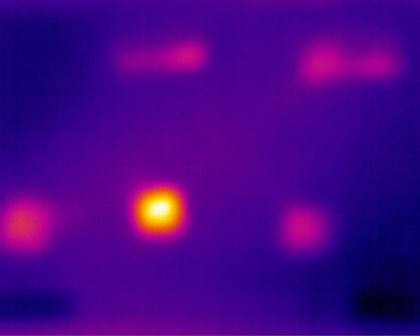
%> input picture IRsegment/o1.jpg, 420 x 336 px, shrunk from 984 x 788 before the run
$ octave region_splitting.m   (GNU Octave 9; MATLAB toolbox functions it lacks are replaced by stand-ins)
%> lines starting %> are read from the running program, lines starting %| are printed output that depends on the picture
%% Region splitting and merging
img=imread('o1.jpg');
%> img is the input picture: size 336x420x3 uint8; mean R, G, B 71.8, 2.9, 133.7
subplot(1,2,1); %The image display is divided into one row and two columns, and a coordinate system is created on the first graph on the left
imshow(img); %Show the original image
[M,N]=size(img);%The image size is stored in the array
%> M = 336; N = 1260
divide_range=70;
merge_range=40;
Seg_matrix(1,12)=0;
Seg_matrix(1,2:6)=1;
Seg_matrix(1,4)=N;
Seg_matrix(1,6)=M;
Seg_matrix(1,9)=0;
%************ Segment Algorihm *************
seg=1;
seg_tot=1;
while seg<=seg_tot
left=Seg_matrix(seg,3);%=1
right=Seg_matrix(seg,4);%=N
up=Seg_matrix(seg,5); %=1
down=Seg_matrix(seg,6);%=M
if abs(left-right)>1&&abs(up-down)>1
tot_gray_sum=0;
single_segment=1;
for p=up:down
for q=left:right
if p==up&&q==left
%The gray value of the pixel is assigned to tot gray sum
tot_gray_sum=double(img(p,q));
pixel_count=1;
else
%The average value of the gray level of pixel in the region is obtained
average=tot_gray_sum/pixel_count;
if abs(average-double(img(p,q)))>divide_range
single_segment=0;
break;
end
tot_gray_sum=tot_gray_sum+double(img(p,q));
pixel_count=pixel_count+1;%The number of pixels
end
end
if single_segment==0
break;
end
end
%*********************divide segment ****************
if single_segment==0
seg_tot=seg_tot+1;
Seg_matrix(seg,2)=0; % Not using
Seg_matrix(seg_tot:seg_tot+3,2)=1;%using==yes
Seg_matrix(seg_tot:seg_tot+3,9)=2;%All will connection to two segments
mid_x=left+floor((right-left)/2)-1;
mid_y=up+floor((down-up)/2)-1;
% seglLUSplit the upper left part
Seg_matrix(seg_tot,3:6)=[left mid_x up mid_y];
cell_array(seg_tot,1)={seg_tot+1};% 2
cell_array(seg_tot,2)={seg_tot+2};% 3
% seg2 RUSplit the upper right part
seg_tot=seg_tot+1;
Seg_matrix(seg_tot,3:6)=[mid_x+1 right up mid_y];
cell_array(seg_tot,1)={seg_tot-1};% 1
cell_array(seg_tot,2)={seg_tot+2};% 4
% seg3 LD Split left lower part
seg_tot=seg_tot+1;
Seg_matrix(seg_tot,3:6)=[left mid_x mid_y+1 down];
cell_array(seg_tot,1)={seg_tot-2};% 1
cell_array(seg_tot,2)={seg_tot+1};%4
% seg4 RD Split right lower part
seg_tot=seg_tot+1;
Seg_matrix(seg_tot,3:6)=[mid_x+1 right mid_y+1 down];
cell_array(seg_tot,1)={seg_tot-2};%2
cell_array(seg_tot,2)={seg_tot-1};%3


old_conection=Seg_matrix(seg,9);
for o_c=1:old_conection
con_seg=cell_array{seg,o_c};
if Seg_matrix(con_seg,2)~=0
B1(1:4)=Seg_matrix(con_seg,3:6);
for child_seg=seg_tot:-1:seg_tot-3
    B2(1:4)=Seg_matrix(child_seg,3:6);
if B2(2)+1<B1(1)|| B1(2)+1<B2(1)||B2(4)+1<B1(3)|| B1(4)+1<B2(3)
else
if (B2(2)+1==B1(1)||B1(2)+1==B2(1))&&(B2(4)+1==B1(3)||B1(4)+1==B2(3))
else
Seg_matrix(child_seg,9)=Seg_matrix(child_seg,9)+1;% Updating child connection
cell_array(child_seg,Seg_matrix(child_seg,9))={con_seg};
Seg_matrix(con_seg,9)=Seg_matrix(con_seg,9)+1;%Updating connected segments
cell_array(con_seg,Seg_matrix(con_seg,9))={child_seg};
end
end
end
end
end
else
Seg_matrix(seg,7)=tot_gray_sum;
Seg_matrix(seg,8)=pixel_count;
end
else
tot_gray_sum=0;
pixel_count=1;
for p=up:down
for q=left:right
tot_gray_sum=tot_gray_sum+double(img(p,q));
pixel_count=pixel_count+1;
end
end
Seg_matrix(seg,7)=tot_gray_sum;
Seg_matrix(seg,8)=pixel_count-1;
end
seg=seg+1;
end
%> this loop made 1557 passes
%> (left, right, up, down, mid_x, mid_y, old_conection) on passes 9, 10, 12, 14, 15, 17, 18, 19, 20, 21, 24, 25: (315, 629, 84, 167, 471, 124, 8), (630, 944, 1, 83, 786, 41, 5), (630, 944, 84, 167, 786, 124, 9), (1, 314, 168, 251, 156, 208, 3), (315, 629, 168, 251, 471, 208, 9), (315, 629, 252, 336, 471, 293, 6), (630, 944, 168, 251, 786, 208, 8), (945, 1260, 168, 251, 1101, 208, 5), (630, 944, 252, 336, 786, 293, 7), (945, 1260, 252, 336, 1101, 293, 6), (1, 156, 42, 83, 77, 61, 3), (157, 314, 42, 83, 234, 61, 7)
%> (left, right, up, down) on passes 11, 13, 16, 22, 23, 27: (945, 1260, 1, 83), (945, 1260, 84, 167), (1, 314, 252, 336), (1, 156, 1, 41), (157, 314, 1, 41), (472, 629, 1, 41)
%> after the loop, B1 = [844 864 330 336]; B2 = [838 839 334 334]; average = 1.33; cell_array = 46710 items; con_seg = 641; mid_x = 839; mid_y = 334; old_conection = 3; pixel_count = 9; seg = 1558; seg_tot = 1557; single_segment = 0; tot_gray_sum = 871
%***************************meargealgorithm****************************
cnt=0;
for seg=1:seg_tot
if Seg_matrix(seg,1:2)==[0 1]
curr_gry_sum=Seg_matrix(seg,7);
curr_pxl_cnt=Seg_matrix(seg,8);
cnt=cnt+1;
Seg_matrix(seg,10)=cnt;
loop_flag=1;
curr_seg=seg;
Seg_matrix(curr_seg,11)=0;
Seg_matrix(seg,1)=1;
while (loop_flag==1)
connection_found=0;
while Seg_matrix(curr_seg,12)<Seg_matrix(curr_seg,9)
Seg_matrix(curr_seg,12)=Seg_matrix(curr_seg,12)+1;
next_seg=cell_array{curr_seg,Seg_matrix(curr_seg,12)};
if Seg_matrix(next_seg,1:2)==[0 1]
curr_average=curr_gry_sum/curr_pxl_cnt;
next_average=Seg_matrix(next_seg,7)/(Seg_matrix(next_seg,8));
if abs(next_average-curr_average)<merge_range
    connection_found=1;
    break;
else
f=1;
end
end
end
if connection_found==1 %Merging
curr_gry_sum=curr_gry_sum+Seg_matrix(next_seg,7);
curr_pxl_cnt=curr_pxl_cnt+Seg_matrix(next_seg,8);
Seg_matrix(next_seg,10)=cnt;
Seg_matrix(next_seg,1)=1;
Seg_matrix(next_seg,11)=curr_seg;
curr_seg=next_seg;
else
curr_seg=Seg_matrix(curr_seg,11);
end
if curr_seg==0
loop_flag=0;
end
end
if curr_pxl_cnt>100
valid_seg_index(cnt)=1;
end
end
end
%> this loop made 1557 passes
%> after the loop, cnt = 95; connection_found = 0; curr_average = 59.33; curr_gry_sum = 757; curr_pxl_cnt = 8; curr_seg = 0; f = 1; loop_flag = 0; next_average = 61.67; next_seg = 1055; valid_seg_index = 51 values, max 1 at index 1, min 0 at index 20, mean 0.549
max_cnt=cnt;
%> max_cnt = 95
valid_seg_index(cnt+1)=0;
for seg=1:seg_tot
if Seg_matrix(seg,1)==1
cnt=Seg_matrix(seg,10);
if valid_seg_index(cnt)==1
L=Seg_matrix(seg,3);
R=Seg_matrix(seg,4);
U=Seg_matrix(seg,5);
D=Seg_matrix(seg,6);
result(U:D,L:R,cnt)=img(U:D,L:R);
img_seg(U:D,L:R)=cnt;
end
end
end
%> this loop made 1557 passes
%> (cnt, L, R, U, D) on passes 8, 11, 13, 16, 22, 23, 27, 29, 31, 32, 33, 34: (1, 1, 314, 84, 167), (2, 945, 1260, 1, 83), (2, 945, 1260, 84, 167), (1, 1, 314, 252, 336), (1, 1, 156, 1, 41), (1, 157, 314, 1, 41), (3, 472, 629, 1, 41), (3, 472, 629, 42, 83), (3, 472, 629, 84, 124), (1, 315, 471, 125, 167), (3, 472, 629, 125, 167), (3, 630, 786, 1, 41)
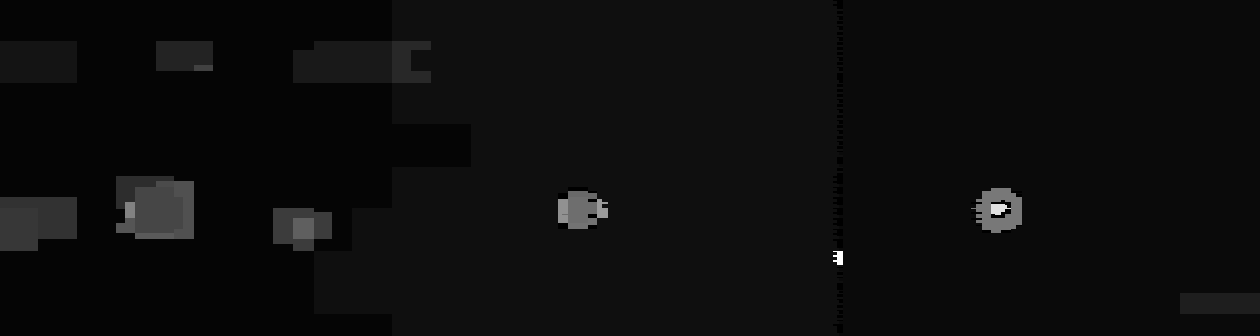
%> img_seg: size 336x1260 double; min 0, max 51, mean 2.6; drawn with min black and max white
%> after the loop, D = 336; L = 840; R = 843; U = 335
k=1;
for cnt=1:max_cnt;
if valid_seg_index(cnt)==1
res(:,:,k)=result(:,:,cnt);
k=k+1;
end
end
%> this loop made 95 passes
Lrgb=label2rgb(img_seg);
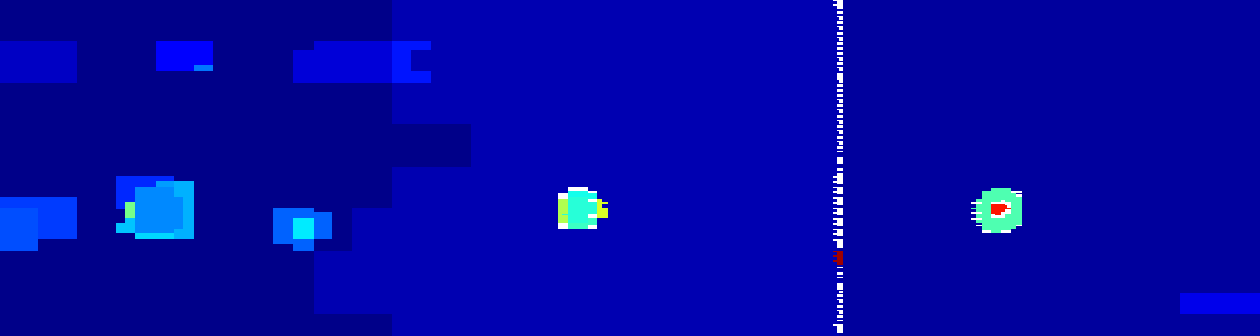
%> Lrgb: size 336x1260x3 uint8; mean R, G, B 1.9, 5.6, 163.6
%subplot(1,2,2);
figure(2),imshow(Lrgb);
imwrite(Lrgb,'/Users/zhangtianjie/Documents/MATLAB/IRsegment/region_splitting.jpg');
